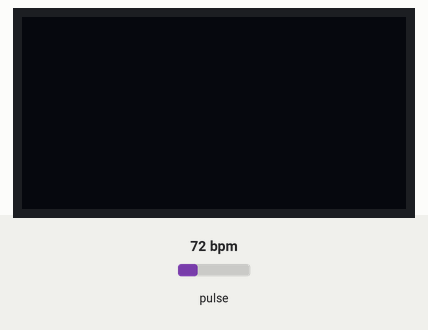
A sketch run on a simulated ESP32. On the bench: 128×64 one-colour display. The inputs (shaded band) are chosen by the test bench; at power-on: pulse 72 bpm. What the sketch prints to the serial monitor is not drawn.

Above: at 1.2 s.
1.3 s: pulse set to 70 bpm
At 4.0 s:
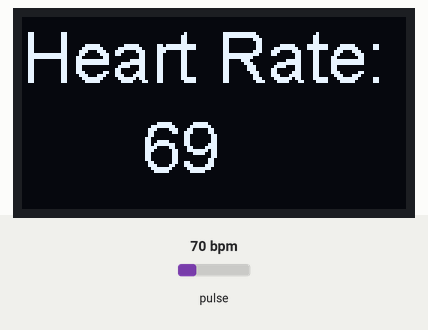
4.3 s: pulse set to 100 bpm
At 7.0 s:
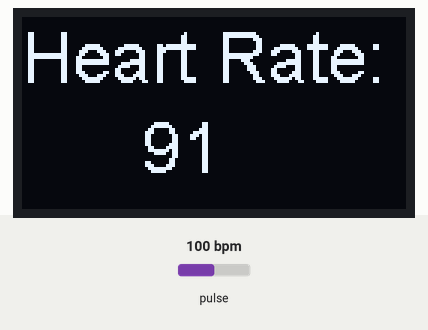
7.3 s: pulse set to 130 bpm
At 9.6 s:
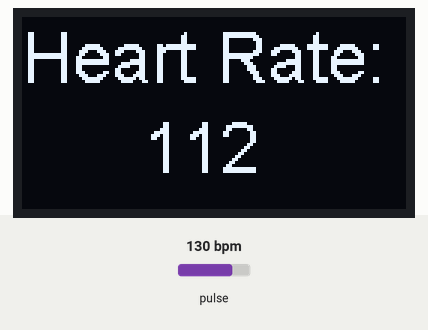
Timing chart, 0 to 11.1 s (numbered marks = the images above; inputs shaded):
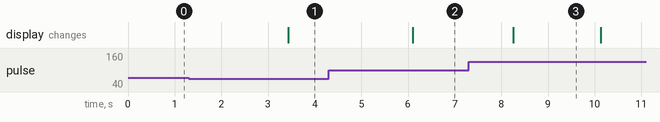

The sketch:

GISMO6_MAX30100_HR_OLED.ino
```cpp
/*
  Optical Heart Rate Detection (PBA Algorithm) using the MAX30105 Breakout
  By: Nathan Seidle @ SparkFun Electronics
  Date: October 2nd, 2016
  https://github.com/sparkfun/MAX30105_Breakout

  This is a demo to show the reading of heart rate or beats per minute (BPM) using
  a Penpheral Beat Amplitude (PBA) algorithm.

  It is best to attach the sensor to your finger using a rubber band or other tightening
  device. Humans are generally bad at applying constant pressure to a thing. When you
  press your finger against the sensor it varies enough to cause the blood in your
  finger to flow differently which causes the sensor readings to go wonky.

  Hardware Connections (Breakoutboard to Arduino):
  -5V = 5V (3.3V is allowed)
  -GND = GND
  -SDA = A4 (or SDA)
  -SCL = A5 (or SCL)
  -INT = Not connected

  The MAX30105 Breakout can handle 5V or 3.3V I2C logic. We recommend powering the board with 5V
  but it will also run at 3.3V.
*/

#include <Wire.h>
#include "MAX30105.h"

#include "heartRate.h"
#include "SSD1306.h"

SSD1306 display(0x3c,21,22);

MAX30105 particleSensor;

const byte RATE_SIZE = 4; //Increase this for more averaging. 4 is good.
byte rates[RATE_SIZE]; //Array of heart rates
byte rateSpot = 0;
long lastBeat = 0; //Time at which the last beat occurred

float beatsPerMinute;
int beatAvg;
int beatCount;

void OLEDInit();
void OLEDUpdate();

void setup()
{
  Serial.begin(115200);
  Serial.println("Initializing...");

  // Initialize sensor
  if (!particleSensor.begin(Wire, I2C_SPEED_FAST)) //Use default I2C port, 400kHz speed
  {
    Serial.println("MAX30105 was not found. Please check wiring/power. ");
    while (1);
  }
  Serial.println("Place your index finger on the sensor with steady pressure.");

  particleSensor.setup(); //Configure sensor with default settings
  particleSensor.setPulseAmplitudeRed(0x0A); //Turn Red LED to low to indicate sensor is running
  particleSensor.setPulseAmplitudeGreen(0); //Turn off Green LED

  OLEDInit();
}

void loop()
{
  long irValue = particleSensor.getIR();

  if (checkForBeat(irValue) == true)
  {
    //We sensed a beat!
    long delta = millis() - lastBeat;
    lastBeat = millis();

    beatsPerMinute = 60 / (delta / 1000.0);

    if (beatsPerMinute < 255 && beatsPerMinute > 20)
    {
      rates[rateSpot++] = (byte)beatsPerMinute; //Store this reading in the array
      rateSpot %= RATE_SIZE; //Wrap variable

      //Take average of readings
      beatAvg = 0;
      for (byte x = 0 ; x < RATE_SIZE ; x++)
        beatAvg += rates[x];
      beatAvg /= RATE_SIZE;

      beatCount++;
      if(beatCount == 4)
      {
       Serial.print("Avg BPM=");
       Serial.print(beatAvg);

        OLEDUpdate();
        beatCount = 0;
      }
    }
  }


  if (irValue < 50000)
    {Serial.println(" No finger?");
     display.clear();
     display.drawString(0,0,"No Finger?");
     display.display();
    }


}
void OLEDInit(){
  display.init();
  display.setFont(ArialMT_Plain_24);
}

void OLEDUpdate(){
  display.clear();
  display.drawString(0,0,"Heart Rate:");
  display.drawString(40,30,String(beatAvg));
  display.display();
}
```

Measured:
- after the input at 1.3 s, the display: changes after 2.1 s (image 1)
- after the input at 4.3 s, the display: changes after 1.8 s (image 2)
- after the input at 7.3 s, the display: changes after 0.95 s (image 3)
